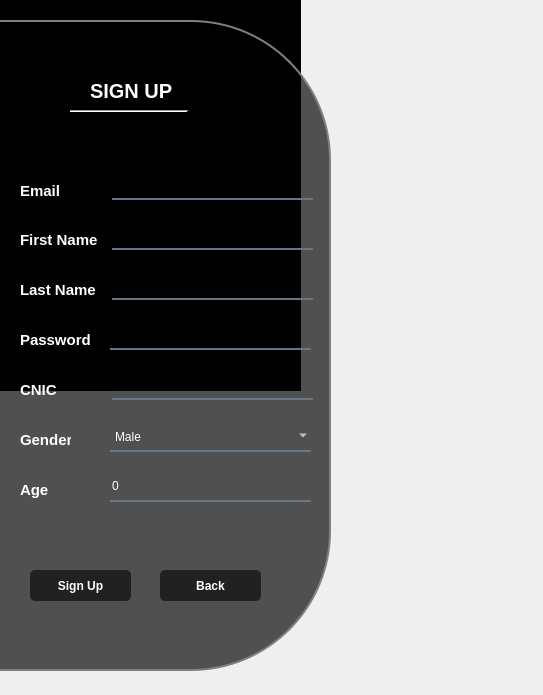
<?xml version="1.0" encoding="UTF-8"?>
<ui version="4.0">
 <class>Form</class>
 <widget class="QWidget" name="Form">
  <property name="geometry">
   <rect>
    <x>0</x>
    <y>0</y>
    <width>543</width>
    <height>695</height>
   </rect>
  </property>
  <property name="windowTitle">
   <string>Form</string>
  </property>
  <widget class="QLineEdit" name="lineEdit_2">
   <property name="geometry">
    <rect>
     <x>112</x>
     <y>219</y>
     <width>201</width>
     <height>31</height>
    </rect>
   </property>
   <property name="styleSheet">
    <string notr="true">background-color:rgba(0,0,0,0);
border:none;
border-bottom:2px solid rgba(105,118,132,255);
color:white;
padding-bottom:7px;</string>
   </property>
  </widget>
  <widget class="QLabel" name="label">
   <property name="geometry">
    <rect>
     <x>0</x>
     <y>-10</y>
     <width>301</width>
     <height>401</height>
    </rect>
   </property>
   <property name="styleSheet">
    <string notr="true">background-color:black;</string>
   </property>
   <property name="text">
    <string/>
   </property>
  </widget>
  <widget class="QLabel" name="label_2">
   <property name="geometry">
    <rect>
     <x>-30</x>
     <y>-80</y>
     <width>581</width>
     <height>791</height>
    </rect>
   </property>
   <property name="text">
    <string/>
   </property>
   <property name="pixmap">
    <pixmap>../images/signUP.jpg</pixmap>
   </property>
   <property name="scaledContents">
    <bool>true</bool>
   </property>
  </widget>
  <widget class="QLabel" name="label_4">
   <property name="geometry">
    <rect>
     <x>90</x>
     <y>80</y>
     <width>101</width>
     <height>21</height>
    </rect>
   </property>
   <property name="styleSheet">
    <string notr="true">font-weight: bold;
font-size:20px;
color:white;</string>
   </property>
   <property name="text">
    <string>SIGN UP</string>
   </property>
  </widget>
  <widget class="Line" name="line">
   <property name="geometry">
    <rect>
     <x>70</x>
     <y>110</y>
     <width>118</width>
     <height>3</height>
    </rect>
   </property>
   <property name="orientation">
    <enum>Qt::Horizontal</enum>
   </property>
  </widget>
  <widget class="QLabel" name="label_3">
   <property name="geometry">
    <rect>
     <x>-10</x>
     <y>20</y>
     <width>341</width>
     <height>651</height>
    </rect>
   </property>
   <property name="styleSheet">
    <string notr="true">background-color:rgba(0,0,0,170);
 border: 2px solid gray;
 border-bottom-right-radius: 140px;
 border-top-right-radius: 140px;</string>
   </property>
   <property name="text">
    <string/>
   </property>
  </widget>
  <widget class="QLabel" name="label_7">
   <property name="geometry">
    <rect>
     <x>20</x>
     <y>180</y>
     <width>41</width>
     <height>21</height>
    </rect>
   </property>
   <property name="styleSheet">
    <string notr="true">color:white;
font-size:medium;
font-weight:bold;
font-size:15px;</string>
   </property>
   <property name="text">
    <string>Email</string>
   </property>
  </widget>
  <widget class="QLabel" name="label_6">
   <property name="geometry">
    <rect>
     <x>20</x>
     <y>230</y>
     <width>81</width>
     <height>20</height>
    </rect>
   </property>
   <property name="styleSheet">
    <string notr="true">color:white;
font-size:medium;
font-weight:bold;
font-size:15px;</string>
   </property>
   <property name="text">
    <string>First Name</string>
   </property>
  </widget>
  <widget class="QLineEdit" name="lineEdit">
   <property name="geometry">
    <rect>
     <x>112</x>
     <y>169</y>
     <width>201</width>
     <height>31</height>
    </rect>
   </property>
   <property name="styleSheet">
    <string notr="true">background-color:rgba(0,0,0,0);
border:none;
border-bottom:2px solid rgba(105,118,132,255);
color:white;</string>
   </property>
  </widget>
  <widget class="QLineEdit" name="lineEdit_3">
   <property name="geometry">
    <rect>
     <x>112</x>
     <y>269</y>
     <width>201</width>
     <height>31</height>
    </rect>
   </property>
   <property name="styleSheet">
    <string notr="true">background-color:rgba(0,0,0,0);
border:none;
border-bottom:2px solid rgba(105,118,132,255);
color:white;
padding-bottom:7px;</string>
   </property>
  </widget>
  <widget class="QLineEdit" name="lineEdit_4">
   <property name="geometry">
    <rect>
     <x>110</x>
     <y>319</y>
     <width>201</width>
     <height>31</height>
    </rect>
   </property>
   <property name="styleSheet">
    <string notr="true">background-color:rgba(0,0,0,0);
border:none;
border-bottom:2px solid rgba(105,118,132,255);
color:white;
padding-bottom:7px;</string>
   </property>
  </widget>
  <widget class="QLabel" name="label_9">
   <property name="geometry">
    <rect>
     <x>20</x>
     <y>280</y>
     <width>81</width>
     <height>20</height>
    </rect>
   </property>
   <property name="styleSheet">
    <string notr="true">color:white;
font-size:medium;
font-weight:bold;
font-size:15px;</string>
   </property>
   <property name="text">
    <string>Last Name</string>
   </property>
  </widget>
  <widget class="QLineEdit" name="lineEdit_5">
   <property name="geometry">
    <rect>
     <x>112</x>
     <y>369</y>
     <width>201</width>
     <height>31</height>
    </rect>
   </property>
   <property name="styleSheet">
    <string notr="true">background-color:rgba(0,0,0,0);
border:none;
border-bottom:2px solid rgba(105,118,132,255);
color:white;
padding-bottom:7px;</string>
   </property>
  </widget>
  <widget class="QSpinBox" name="spinBox">
   <property name="geometry">
    <rect>
     <x>110</x>
     <y>471</y>
     <width>201</width>
     <height>31</height>
    </rect>
   </property>
   <property name="styleSheet">
    <string notr="true">background-color:rgba(0,0,0,0);
border:none;
border-bottom:2px solid rgba(105,118,132,255);
color:white;</string>
   </property>
  </widget>
  <widget class="QPushButton" name="pushButton_4">
   <property name="geometry">
    <rect>
     <x>30</x>
     <y>570</y>
     <width>101</width>
     <height>31</height>
    </rect>
   </property>
   <property name="mouseTracking">
    <bool>true</bool>
   </property>
   <property name="styleSheet">
    <string notr="true">
QPushButton {
background-color:rgba(0,0,0,150);
  color: #ffffff;
  border: 1px solid grayrgb(50, 50, 50);
  border-radius: 5px;
  font-size: 12px;
  font-weight: bold;
 
}

QPushButton:hover {
  background-color: #555555;
}

</string>
   </property>
   <property name="text">
    <string>Sign Up</string>
   </property>
  </widget>
  <widget class="QPushButton" name="pushButton_5">
   <property name="geometry">
    <rect>
     <x>160</x>
     <y>570</y>
     <width>101</width>
     <height>31</height>
    </rect>
   </property>
   <property name="mouseTracking">
    <bool>true</bool>
   </property>
   <property name="styleSheet">
    <string notr="true">
QPushButton {
background-color:rgba(0,0,0,150);
  color: #ffffff;
  border: 1px solid grayrgb(50, 50, 50);
  border-radius: 5px;
  font-size: 12px;
  font-weight: bold;
 }

QPushButton:hover {
  background-color: #555555;

}

</string>
   </property>
   <property name="text">
    <string>Back</string>
   </property>
  </widget>
  <widget class="QComboBox" name="comboBox">
   <property name="geometry">
    <rect>
     <x>110</x>
     <y>421</y>
     <width>201</width>
     <height>31</height>
    </rect>
   </property>
   <property name="styleSheet">
    <string notr="true">background-color:rgba(0,0,0,0);
border:none;
border-bottom:2px solid rgba(105,118,132,255);
color:white;</string>
   </property>
   <item>
    <property name="text">
     <string>Male</string>
    </property>
   </item>
   <item>
    <property name="text">
     <string>Female</string>
    </property>
   </item>
   <item>
    <property name="text">
     <string>Other</string>
    </property>
   </item>
  </widget>
  <widget class="QLabel" name="label_13">
   <property name="geometry">
    <rect>
     <x>20</x>
     <y>330</y>
     <width>71</width>
     <height>20</height>
    </rect>
   </property>
   <property name="styleSheet">
    <string notr="true">color:white;
font-size:medium;
font-weight:bold;
font-size:15px;</string>
   </property>
   <property name="text">
    <string>Password</string>
   </property>
  </widget>
  <widget class="QLabel" name="label_14">
   <property name="geometry">
    <rect>
     <x>20</x>
     <y>380</y>
     <width>51</width>
     <height>20</height>
    </rect>
   </property>
   <property name="styleSheet">
    <string notr="true">color:white;
font-size:medium;
font-weight:bold;
font-size:15px;</string>
   </property>
   <property name="text">
    <string>CNIC</string>
   </property>
  </widget>
  <widget class="QLabel" name="label_15">
   <property name="geometry">
    <rect>
     <x>20</x>
     <y>430</y>
     <width>51</width>
     <height>20</height>
    </rect>
   </property>
   <property name="styleSheet">
    <string notr="true">color:white;
font-size:medium;
font-weight:bold;
font-size:15px;</string>
   </property>
   <property name="text">
    <string>Gender</string>
   </property>
  </widget>
  <widget class="QLabel" name="label_16">
   <property name="geometry">
    <rect>
     <x>20</x>
     <y>480</y>
     <width>51</width>
     <height>20</height>
    </rect>
   </property>
   <property name="styleSheet">
    <string notr="true">color:white;
font-size:medium;
font-weight:bold;
font-size:15px;</string>
   </property>
   <property name="text">
    <string>Age</string>
   </property>
  </widget>
  <zorder>label</zorder>
  <zorder>label_2</zorder>
  <zorder>label_3</zorder>
  <zorder>lineEdit_2</zorder>
  <zorder>label_4</zorder>
  <zorder>line</zorder>
  <zorder>label_7</zorder>
  <zorder>label_6</zorder>
  <zorder>lineEdit</zorder>
  <zorder>lineEdit_3</zorder>
  <zorder>lineEdit_4</zorder>
  <zorder>label_9</zorder>
  <zorder>lineEdit_5</zorder>
  <zorder>spinBox</zorder>
  <zorder>pushButton_4</zorder>
  <zorder>pushButton_5</zorder>
  <zorder>comboBox</zorder>
  <zorder>label_13</zorder>
  <zorder>label_14</zorder>
  <zorder>label_15</zorder>
  <zorder>label_16</zorder>
 </widget>
 <resources/>
 <connections/>
</ui>
